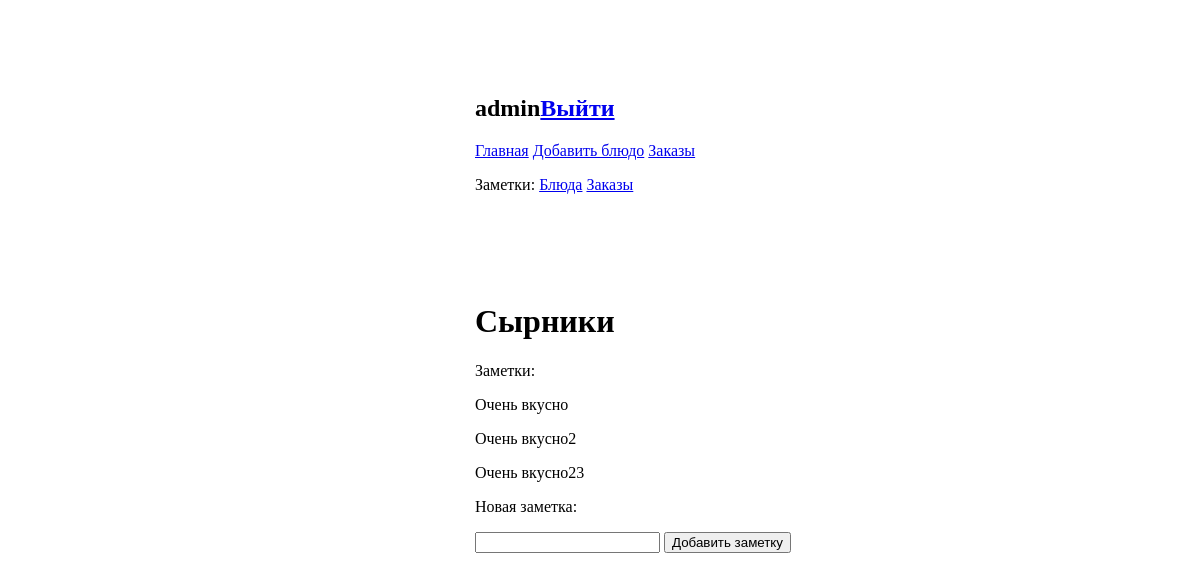
/notes/dish2/add_note (signed in), run on the app's committed database.
### coocking_book/models.py (models this page shows, shortened)
class Dish(models.Model):
    title = models.CharField(max_length=120, unique=True)
    author = models.ForeignKey(User, on_delete=models.CASCADE, null=True, blank=True)
    description = models.TextField(blank=True, null=True)
    ingredient = models.ManyToManyField(Ingredient, related_name='dishes')
    note = GenericRelation(NotesItem)
    def __str__(self):
        return self.title

### notes/models.py (models this page shows)
class Note(models.Model):
    content = models.CharField(max_length=120)

### notes/views.py (the view, shortened to what this page needs)
class AddNoteToDishView(View):
    template_name = 'add_note.html'
    def get(self, request, *args, **kwargs):
        model = Dish.objects.get(id=self.kwargs['dish_id'])
        content_type = ContentType.objects.get_by_natural_key(
            app_label='coocking_book', model='dish')
        notes = Note.objects.filter(
            note_item__content_type=content_type, note_item__object_id=self.kwargs['dish_id'])
        context = {"notes": notes, 'model': model}
        return render(request, self.template_name, context)

### notes/templates/add_note.html (shortened to what this page needs)
{% extends "base.html" %}
{%block content%}
<h1>{{model}}</h1>
<p>Заметки:</p>
{%for note in notes%}
<p>{{note.content}}</p>
{%endfor%}
<form action="" method='POST'>
	<p>Новая заметка:</p>
	<input type="text" name="add_note">
	<button type='submit'>Добавить заметку</button>
</form>
{%endblock%}

### coocking_book/templates/base.html (shortened to what this page needs)
{%load static%}
<!DOCTYPE html>
<html>
<head>
</head>
  <link rel="stylesheet" type="text/css" href="{%static 'css/dishes.css'%}">
<body>
  <div class="parent">
    <div class="block">
      {%if request.user.is_authenticated%}
      <h2>{{user.username}}<a href="{%url 'logout' %}">Выйти</a></h2>
        <p><a href="{% url 'coocking_book:dish_list' %}">Главная</a>
           <a href="{% url 'coocking_book:add_dish' %}">Добавить блюдо</a>
           <a href="{% url 'coocking_book:order_list' %}">Заказы</a>
        </p>
        <p>Заметки:
          <a href="{% url 'notes:note_list' 'dish' %}">Блюда</a>
          <a href="{% url 'notes:note_list' 'order' %}">Заказы</a>
        </p>
      <br><br><br><br>
      {%endif%}
        {%block content%}
        {%endblock%}
    </div>
  </div>
</body>
</html>

### coocking_book/static/css/dishes.css (style rules this page uses)
.parent { width: 100%; height: 100%; position: absolute; top: 0; left: 0; overflow: auto; }

### data on the page
Dish: title "Сырники"
Note: content "Очень вкусно"
Note: content "Очень вкусно2"
Note: content "Очень вкусно23"

### other printed values
{{ user.username }} "admin"
